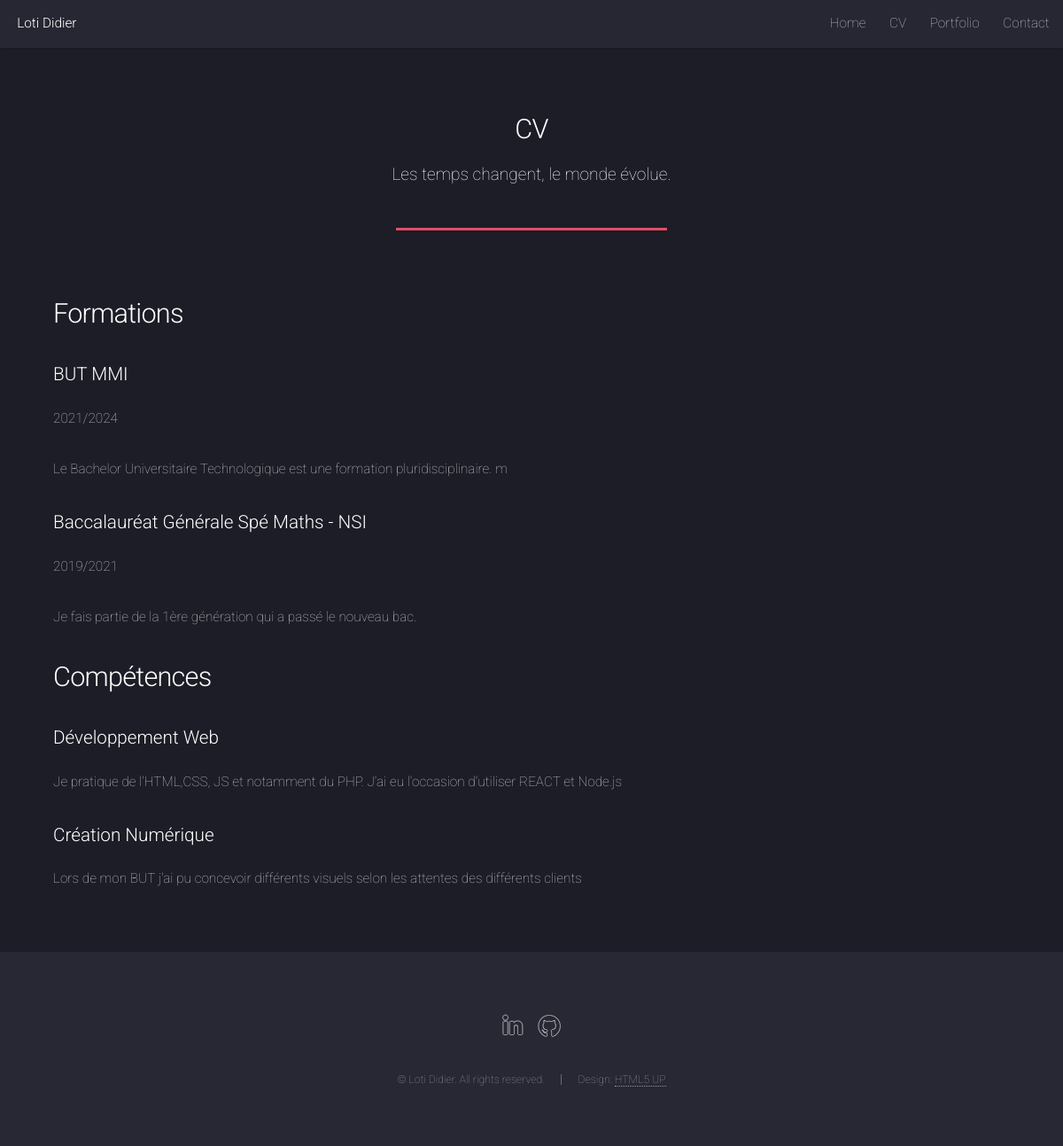
Screenshot of /portfolio/cv.php with the database file from the repository.
### tables this page shows
CREATE TABLE `cv` (
  `id` int(11) NOT NULL,
  `slogan` text DEFAULT NULL
);

CREATE TABLE `formations` (
  `nom` varchar(255) NOT NULL,
  `annee_debut` year(4) NOT NULL,
  `annee_fin` year(4) DEFAULT NULL,
  `description` text NOT NULL,
  `id` int(11) NOT NULL
);

CREATE TABLE `skills` (
  `titre` varchar(255) NOT NULL,
  `description` text NOT NULL,
  `id` int(11) NOT NULL
);

### portfolio/cv.php (the view, shortened to what this page needs)
<?php require_once('./includes/connexion-bdd.php');
$sql= 'SELECT * FROM cv';
$result = $conn->query($sql);
$result->setFetchMode(PDO::FETCH_ASSOC);
$row = $result->fetch();
$sql2 = " SELECT * FROM formations";
$result2 = $conn->query($sql2);
$result2->setFetchMode(PDO::FETCH_ASSOC);
$result2->execute();
$sql3 = " SELECT * FROM skills";
$result3 = $conn->query($sql3);
$result3->setFetchMode(PDO::FETCH_ASSOC);
$result3->execute();
?>
<!DOCTYPE HTML>
<html>
	<head>
		<link rel="stylesheet" href="assets/css/main.css" />
	</head>
	<body class="is-preload">
		<div id="page-wrapper">
				<?php require_once('./includes/header.php'); ?>
				<div id="main" class="wrapper style1">
					<div class="container">
						<header class="major">
							<h2>CV</h2>
							<?php echo"<p>" .$row['slogan']. "</p>"?>
						</header>
						<div class="row gtr-150">
							<div class="">
									<section id="content">
										<h2>Formations</h2>
										<?php
											while ($row2 = $result2->fetch(PDO::FETCH_ASSOC)) {
												echo "<div class='col-4 col-6-xsmall'>
														<h3>" . $row2['nom'] .  "</h3> <p>" . $row2['annee_debut'] . "/" . $row2['annee_fin'] . "</p>
														<p> " . $row2['description'] . " </p>
													  </div>";
											}
										?>
									</section>
									<section id="content">
										<h2>Compétences</h2>
										<?php
											while ($row3 = $result3->fetch(PDO::FETCH_ASSOC)) {
												echo "<div class='col-4 col-6-xsmall'>
														<h3>" . $row3['titre'] .  "</h3>
														<p> " . $row3['description'] . " </p>
													  </div>";
											}
										?>
									</section>
							</div>
						</div>
					</div>
				</div>
				<?php require_once('./includes/footer.php'); ?>
		</div>
	</body>
</html>

### portfolio/assets/css/main.css (style rules this page uses)
html, body, div, span, applet, object, iframe, h1, h2, h3, h4, h5, h6, p, blockquote, pre, a, abbr, acronym, address, big, cite, code, del, dfn, em, img, ins, kbd, q, s, samp, small, strike, strong, sub, sup, tt, var, b, u, i, center, dl, dt, dd, ol, ul, li, fieldset, form, label, legend, table, caption, tbody, tfoot, thead, tr, th, td, article, aside, canvas, details, embed, figure, figcaption, footer, header, hgroup, menu, nav, output, ruby, section, summary, time, mark, audio, video { margin: 0; padding: 0; border: 0; font-size: 100%; font: inherit; vertical-align: baseline; }
article, aside, details, figcaption, figure, footer, header, hgroup, menu, nav, section { display: block; }
body { line-height: 1; }
body { -webkit-text-size-adjust: none; }
html { box-sizing: border-box; }
*, *:before, *:after { box-sizing: inherit; }
html, body { background: #1c1d26; }
body, input, select, textarea { color: rgba(255, 255, 255, 0.75); font-family: "Roboto", Helvetica, sans-serif; font-size: 15pt; font-weight: 100; line-height: 1.75em; }
p { margin: 0 0 2em 0; }
h1, h2, h3, h4, h5, h6 { color: #ffffff; font-weight: 300; line-height: 1em; margin: 0 0 1em 0; }
h2 { font-size: 2em; line-height: 1.5em; letter-spacing: -0.025em; }
h3 { font-size: 1.35em; line-height: 1.5em; }
.container { margin: 0 auto; max-width: calc(100% - 4em); width: 70em; }
@media screen and (max-width: 1280px) { .container { width: 90%; max-width: 100%; } }
.row { display: flex; flex-wrap: wrap; box-sizing: border-box; align-items: stretch; }
.row > * { box-sizing: border-box; }
.row { margin-top: 0; margin-left: -2.5em; }
.row > * { padding: 0 0 0 2.5em; }
.row.gtr-150 { margin-top: 0; margin-left: -3.75em; }
.row.gtr-150 > * { padding: 0 0 0 3.75em; }
@media screen and (max-width: 1680px) { .row { display: flex; flex-wrap: wrap; box-sizing: border-box; align-items: stretch; } }
@media screen and (max-width: 1680px) { .row > * { box-sizing: border-box; } }
@media screen and (max-width: 1680px) { .row { margin-top: 0; margin-left: -2.5em; } }
@media screen and (max-width: 1680px) { .row > * { padding: 0 0 0 2.5em; } }
@media screen and (max-width: 1680px) { .row.gtr-150 { margin-top: 0; margin-left: -3.75em; } }
@media screen and (max-width: 1680px) { .row.gtr-150 > * { padding: 0 0 0 3.75em; } }
@media screen and (max-width: 1280px) { .row { display: flex; flex-wrap: wrap; box-sizing: border-box; align-items: stretch; } }
@media screen and (max-width: 1280px) { .row > * { box-sizing: border-box; } }
@media screen and (max-width: 1280px) { .row { margin-top: 0; margin-left: -2.5em; } }
@media screen and (max-width: 1280px) { .row > * { padding: 0 0 0 2.5em; } }
@media screen and (max-width: 1280px) { .row.gtr-150 { margin-top: 0; margin-left: -3.75em; } }
@media screen and (max-width: 1280px) { .row.gtr-150 > * { padding: 0 0 0 3.75em; } }
header p { color: #ffffff; position: relative; margin: 0 0 1.5em 0; }
header h2 + p { font-size: 1.25em; margin-top: -1em; line-height: 1.75em; }
header.major { margin: 0 0 4em 0; position: relative; text-align: center; }
header.major:after { background: #e44c65; content: ''; display: inline-block; height: 0.2em; max-width: 20em; width: 75%; }
.wrapper { padding: 6em 0 4em 0; }
#page-wrapper { padding-top: 3.5em; }
@media screen and (max-width: 1680px) { body, input, select, textarea { font-size: 13pt; } }
@media screen and (max-width: 1280px) { body, input, select, textarea { font-size: 11.5pt; } }
@media screen and (max-width: 1280px) { .wrapper { padding: 4.5em 0 2.5em 0; } }

### rows the page displays
cv: slogan "Les temps changent, le monde évolue."
formations: nom "BUT MMI", annee_debut "2021", annee_fin "2024", description "Le Bachelor Universitaire Technologique est une formation pluridisciplinaire. m"
formations: nom "Baccalauréat Générale Spé Maths - NSI", annee_debut "2019", annee_fin "2021", description "Je fais partie de la 1ère génération qui a passé le nouveau bac."
skills: titre "Développement Web", description "Je pratique de l'HTML,CSS, JS et notamment du PHP. J'ai eu l'occasion d'utiliser REACT et Node.js"
skills: titre "Création Numérique", description "Lors de mon BUT j'ai pu concevoir différents visuels selon les attentes des différents clients"
